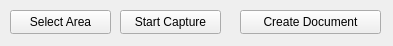
<?xml version="1.0" encoding="UTF-8"?>
<ui version="4.0">
 <class>Form</class>
 <widget class="QWidget" name="Form">
  <property name="geometry">
   <rect>
    <x>0</x>
    <y>0</y>
    <width>393</width>
    <height>46</height>
   </rect>
  </property>
  <property name="minimumSize">
   <size>
    <width>393</width>
    <height>46</height>
   </size>
  </property>
  <property name="maximumSize">
   <size>
    <width>393</width>
    <height>46</height>
   </size>
  </property>
  <property name="windowTitle">
   <string>Form</string>
  </property>
  <widget class="QPushButton" name="selectAreaPushButton">
   <property name="geometry">
    <rect>
     <x>10</x>
     <y>10</y>
     <width>101</width>
     <height>24</height>
    </rect>
   </property>
   <property name="text">
    <string>Select Area</string>
   </property>
  </widget>
  <widget class="QPushButton" name="startCapturePushButton">
   <property name="geometry">
    <rect>
     <x>120</x>
     <y>10</y>
     <width>101</width>
     <height>24</height>
    </rect>
   </property>
   <property name="text">
    <string>Start Capture</string>
   </property>
  </widget>
  <widget class="QPushButton" name="createDocumentPushButton">
   <property name="geometry">
    <rect>
     <x>240</x>
     <y>10</y>
     <width>141</width>
     <height>24</height>
    </rect>
   </property>
   <property name="text">
    <string>Create Document</string>
   </property>
  </widget>
 </widget>
 <resources/>
 <connections/>
</ui>
